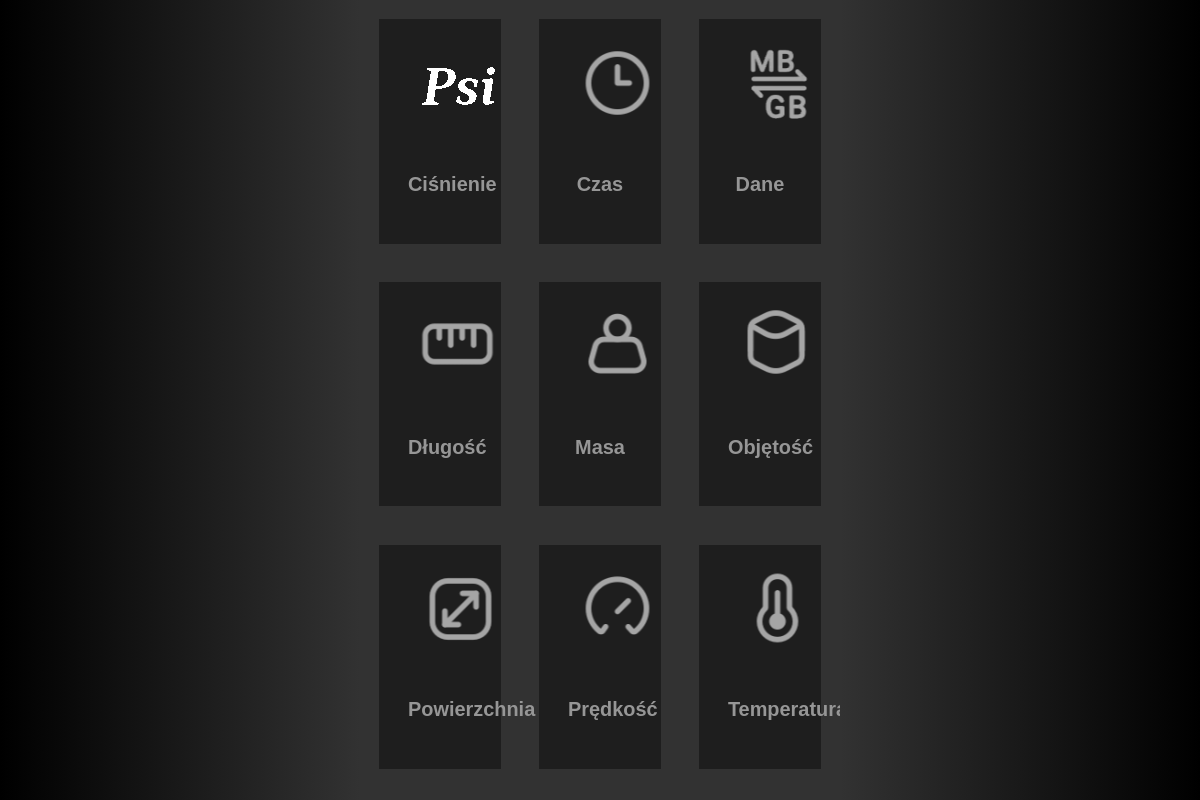
The page /computer/index.php on the database its author committed.
### tables this page shows
CREATE TABLE `zdjecia` (
  `id` int(11) NOT NULL,
  `tabela` varchar(15) NOT NULL,
  `zdjecie` varchar(30) NOT NULL
);

### computer/index.php (the view, shortened to what this page needs)
<!DOCTYPE html>
<html lang="pl-PL">
<head>
    <link rel="stylesheet" href="style.css">
</head>
<body>
    <div id="main">
        <div id='tlo1'>
        </div>
        <div id="calc">
            <form action="kalkulator.php" method="post">
                <?php
                    $link = mysqli_connect('localhost','root','','kalkulator');
                    $res = mysqli_query($link,'SELECT * FROM zdjecia;');
                    while( $row = mysqli_fetch_assoc($res) ) {
                        echo "
                        <button type='submit' value=$row[tabela] name='button' class='wybor'>
                            <img src=$row[zdjecie] alt=$row[tabela]><br>
                            <h5>".ucfirst($row['tabela'])."</h5>
                        </button>";
                    }
                ?>
            </form>
        </div>
        <div id='tlo2'>
        </div>
    </div>
</body>
</html>

### computer/style.css (style rules this page uses)
html, body { height: 100%; margin: 0; }
#main { width: 100%; height: 100%; margin: 0 auto; }
#tlo1 { width: 30%; min-height: 100%; background: linear-gradient( to left, rgb(50,50,50) 0%, rgb(0,0,0) 100%); float: left; }
#tlo2 { width: 30%; min-height: 100%; background: linear-gradient( to right, rgb(50,50,50) 0%, rgb(0,0,0) 100%); float: left; }
#calc { width: 40%; min-height: 100%; background-color: rgb(50,50,50); float: left; }
button.wybor { float: left; margin: 4%; padding: 6%; font-size: 150%; max-height: 20%; max-width: 25.333333333333333333%; text-align: center; padding-bottom: 3%; padding-top: 3%; background-color: rgb(30,30,30); border: 0px; }
.wybor h5 { margin-left: 0%; color: rgb(150,150,150); }

### rows shown on the page
zdjecia: zdjecie (picture), tabela "Ciśnienie"
zdjecia: zdjecie+tabela (picture), tabela "Czas"
zdjecia: zdjecie+tabela (picture), tabela "Dane"
zdjecia: zdjecie (picture), tabela "Długość"
zdjecia: zdjecie+tabela (picture), tabela "Masa"
zdjecia: zdjecie (picture), tabela "Objętość"
zdjecia: zdjecie+tabela (picture), tabela "Powierzchnia"
zdjecia: zdjecie (picture), tabela "Prędkość"
zdjecia: zdjecie+tabela (picture), tabela "Temperatura"
